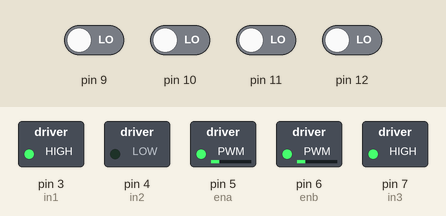
Bench run of a sketch on a simulated Arduino Uno, built with avr-gcc and run on an emulated ATmega328P. Shown: switched loads named in the sketch (green lamp = pin HIGH). The inputs (shaded band) are chosen by the test bench; at power-on: pin 9–12 LOW.

Above: at 0.1 s.
Timing chart, 0 to 1.6 s (numbered marks = the images above):
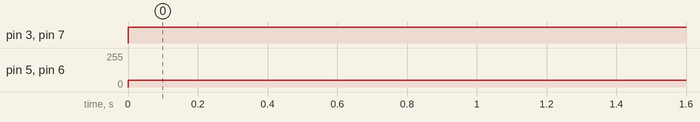

The sketch:

line_follower.ino
```cpp
//l298n pins (pwm)
#define in1 3
#define in2 4
#define ena 5
#define enb 6
#define in3 7
#define in4 8
//speed values
#define zero 0
#define one 51
#define two 51*2
#define three 51*3
#define four 51*4
#define five 51*5
//sensors bins
#define front_sen 9
#define middle_sen 10
#define left_sen 11
#define right_sen 12
//loop variables
int lp = 0;
int curcase,read_front,read_middle,read_left,read_right;

void setup() {
  //l298n pins
  pinMode(ena,1);
  pinMode(in1,1);
  pinMode(in2,1);
  pinMode(in3,1);
  pinMode(in4,1);
  pinMode(enb,1);
  //IR pins
  pinMode(8,0);
  pinMode(9,0);
  pinMode(10,0);
  pinMode(11,0);
  Serial.begin(9600);
}

void loop() {
read_all();
forward();
}

//0 -> white
//1 -> black
void read_all(){
  read_front = read(front_sen);
  read_middle = read(middle_sen);
  read_left = read(left_sen);
  read_right = read(right_sen);
  }
int read(int sensor){
  return digitalRead(sensor);
  }

void stop(){
  move('l','s');
  move('r','s');
  }
void backward(char speed = one){
  move('l','b',speed);
  move('r','b',speed);
  }

void right(char speed = one){
  move('l','b',zero);
  move('r','f',speed);
  }

void left(char speed = one){
  move('l','f',speed);
  move('r','b',zero);
  }

void forward(char speed = one){
move('l','f',speed);
move('r','f',speed);
  }
//left motor: l
//  in1 back b
//  out1 => -ve
//  out2 => +ve
//  in2 forward f
//  out1 => +ve
//  out2 => -ve
//right motor: r
//  in3 back  b
//  out3 => -ve
//  out4 => +ve
//  in4 forward f
//  out3 => +ve
//  out4 => -ve
//  left -> l
//  right -> r
void move(char motor,char dir,char speed = zero){
  if(motor == 'l'){
    if(dir == 'b'){
      digitalWrite(in1,0);
      digitalWrite(in2,1);
      analogWrite(ena,speed);
      }else if(dir == 'f'){
              digitalWrite(in1,1);
              digitalWrite(in2,0);
              analogWrite(ena,speed);
        }else if(dir == 's'){//stop
          digitalWrite(in1,0);
          digitalWrite(in2,0);
          analogWrite(ena,speed);
          }
    }else{
      if(dir == 'b'){
        digitalWrite(in3,0);
        digitalWrite(in4,1);
        analogWrite(enb,speed);
        }else if(dir == 'f'){
          digitalWrite(in3,1);
          digitalWrite(in4,0);
          analogWrite(enb,speed);
          }else if(dir == 's'){//stop
            digitalWrite(in3,0);
            digitalWrite(in4,0);
            analogWrite(enb,speed);
            }
      }
  }
```

Measured:
- by itself, pin 3 (in1), pin 7 (in3): LOW → HIGH at 0.00 s
- by itself, pin 5 (ena), pin 6 (enb): 0/255 → 51/255 at 0.00 s
